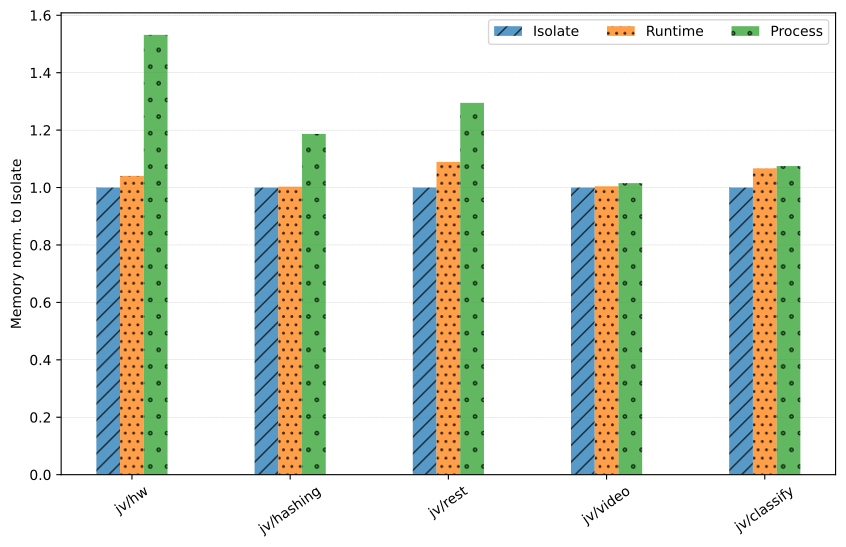

Recreate this plot in Python.
#!/usr/bin/python

import os
import matplotlib.pyplot as plt
import numpy as np

results_home = "/home/rbruno/git/graalvm-argo-benchmarks/results"

benchmark_labels = [
    "jv/hw",
#    "java/sleep",
    "jv/hashing",
    "jv/rest",
    "jv/video",
    "jv/classify"
]

isolate_benchmark_path = [
    "java/gv-hello-world-niuk-isolate-benchmark-8-1-2048",
#    "java/gv-sleep-niuk-benchmark-10-1-2048",
    "java/gv-file-hashing-niuk-isolate-benchmark-8-1-2048",
    "java/gv-httprequest-niuk-isolate-benchmark-8-1-2048",
    "java/gv-video-processing-niuk-isolate-benchmark-2-1-2048",
    "java/gv-classify-niuk-isolate-benchmark-1-1-2048",
]

runtime_benchmark_path = [
    "java/gv-hello-world-niuk-runtime-benchmark-8-1-2048",
#    "java/gv-sleep-niuk-benchmark-10-1-2048",
    "java/gv-file-hashing-niuk-runtime-benchmark-8-1-2048",
    "java/gv-httprequest-niuk-runtime-benchmark-8-1-2048",
    "java/gv-video-processing-niuk-runtime-benchmark-2-1-2048",
    "java/gv-classify-niuk-runtime-benchmark-1-1-2048",
]

process_benchmark_path = [
    "java/gv-hello-world-niuk-process-benchmark-8-1-2048",
#    "java/gv-sleep-niuk-benchmark-10-1-2048",
    "java/gv-file-hashing-niuk-process-benchmark-8-1-2048",
    "java/gv-httprequest-niuk-process-benchmark-8-1-2048",
    "java/gv-video-processing-niuk-process-benchmark-2-1-2048",
    "java/gv-classify-niuk-process-benchmark-1-1-2048",
]

# RSS in KBs.
isolate_benchmark_rss = {}
runtime_benchmark_rss = {}
process_benchmark_rss = {}

def read_benchmark_rss(path, values):
    try:
        benchmark_rss = []
        with open('../results/' + path + '/lambda.rss') as file:
            for line in file:
                benchmark_rss.append(int(line))
        last_five_elements = benchmark_rss[-5:]
        values[path] = int(sum(last_five_elements) / len(last_five_elements) / 1000)
    except Exception as e:
        print("Error processing " + path + ":")
        raise e

for path in isolate_benchmark_path: read_benchmark_rss(path, isolate_benchmark_rss)
for path in runtime_benchmark_path: read_benchmark_rss(path, runtime_benchmark_rss)
for path in process_benchmark_path: read_benchmark_rss(path, process_benchmark_rss)

# Normalization to isolate step.
for path in process_benchmark_rss:
    process_benchmark_rss[path] = process_benchmark_rss[path] / isolate_benchmark_rss[path.replace("-process-", "-isolate-")]
for path in runtime_benchmark_rss:
    runtime_benchmark_rss[path] = runtime_benchmark_rss[path] / isolate_benchmark_rss[path.replace("-runtime-", "-isolate-")]
for path in isolate_benchmark_rss:
    isolate_benchmark_rss[path] = 1

print("########## Memory ##############")
for key in isolate_benchmark_rss:
    print("{benchmark}: {value} KBs".format(benchmark=key, value=isolate_benchmark_rss[key]))
for key in runtime_benchmark_rss:
    print("{benchmark}: {value} KBs".format(benchmark=key, value=runtime_benchmark_rss[key]))
for key in process_benchmark_rss:
    print("{benchmark}: {value} KBs".format(benchmark=key, value=process_benchmark_rss[key]))

x = np.arange(len(benchmark_labels))
width = 0.15

fig, ax = plt.subplots()
ax.bar(x - width, isolate_benchmark_rss.values(), width, hatch='//', label='Isolate', alpha=0.75)
ax.bar(x        , runtime_benchmark_rss.values(), width, hatch='..', label='Runtime', alpha=0.75)
ax.bar(x + width, process_benchmark_rss.values(), width, hatch='.',  label='Process', alpha=0.75)

ax.set_ylabel('Memory norm. to Isolate')
ax.set_xticks(x, benchmark_labels)
ax.legend(ncol=3)
ax.set_axisbelow(True)
plt.grid(axis = 'y', linestyle = '--', linewidth = 0.25)
plt.xticks(rotation = 35)
fig.set_figwidth(10)
fig.set_figheight(6)
plt.savefig("sandboxes-memory-norm.pdf", bbox_inches='tight')
plt.show()
